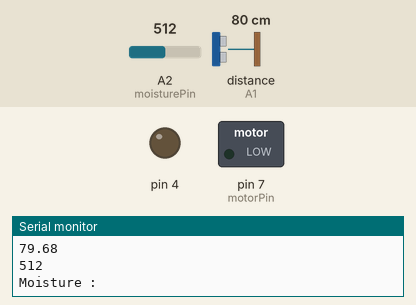
Simulated run of this sketch. Board: Arduino Uno, built with avr-gcc and run on an emulated ATmega328P. Parts: switched loads named in the sketch (green lamp = pin HIGH), output pins drawn as LEDs (lit = HIGH), the last lines printed to the serial monitor. Wiring (inferred from the names in the program): ultrasonic range finder: trigger A0; echo A1. Inputs (shaded band) come from the test bench; at power-on: A2 (moisturePin) = 512, distance to the obstacle (sensor on A1) 80 cm. The echo pulse lasts 58.3 µs per cm; pins used as bus, display or sensor lines are not drawn.

Above: at 2.2 s.
2.3 s: A2 (moisturePin) set to 682
4.2 s: A2 (moisturePin) set to 708
At 5.4 s:
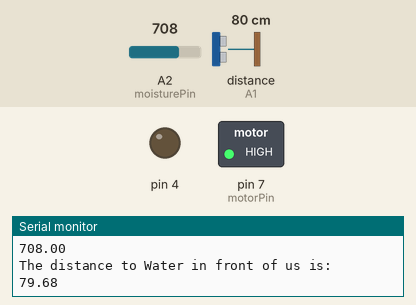
6.5 s: A2 (moisturePin) set to 690
At 7.6 s:
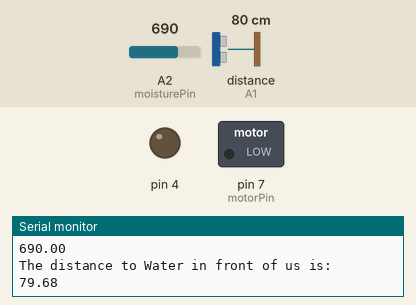
8.5 s: A2 (moisturePin) set to 710
At 9.7 s:
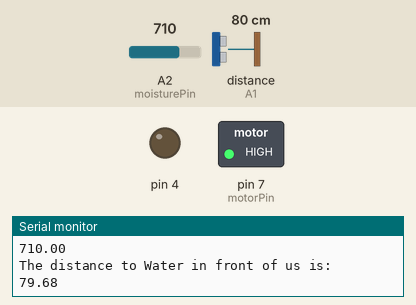
Timing chart, 0 to 11.5 s (numbered marks = the images above; inputs shaded):
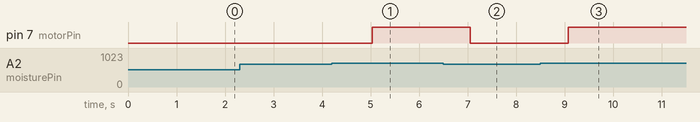

Measured:
- the behaviour switches between 699 and 700 on A2 (moisturePin) (found by bisection; images 0 and 1)
- after the input at 4.2 s, pin 7 (motorPin): LOW → HIGH after 0.83 s
- after the input at 6.5 s, pin 7 (motorPin): HIGH → LOW after 0.55 s
- after the input at 8.5 s, pin 7 (motorPin): LOW → HIGH after 0.57 s

The sketch:

PLantprojectfinal_345_.ino
```cpp
//#include <HCSR04.h>
#include <math.h>
#include <Wire.h>
//#include <rgb_lcd.h>
//rgb_lcd lcd;
const int moisturePin = A2;
const int motorPin = 7;
int outputValue;
float soilmoisture;
const int B = 4275;

const int R0 = 100000;
//const int pinTempSensor = A2;
const int colorR = 255;
const int colorG = 0;
const int colorB = 0;
const int trigPin = A0;
const int echoPin = A1;
float duration, distance;
int readSoil()
{
  soilmoisture = 0;
  delay(10);
  soilmoisture = analogRead(moisturePin);
  Serial.println(soilmoisture);
  return soilmoisture;
}
void setup()
{
  Serial.begin(9600);
  pinMode(trigPin, OUTPUT);
  pinMode(echoPin, INPUT);
  pinMode(4, OUTPUT);

  //  lcd.begin(16, 2);
  //  lcd.setRGB(colorR, colorG, colorB);
  Serial.println("Reading From Sensor ");
  pinMode(motorPin, OUTPUT);
  pinMode(soilmoisture, OUTPUT);


  delay(1000);
}
void loop()
{
  //   int a = analogRead(pinTempSensor);

  //  float R = 1023.0/a-1.0;
  //  R = R0*R;
  //
  //  float temperature = 1.0/(log(R/R0)/B+1/298.15)-273.15;
  //
  //lcd.setCursor(0, 1);
  //  lcd.println("Temp= ");
  //  lcd.print(temperature);

  digitalWrite(trigPin, LOW);
  delayMicroseconds(2);
  digitalWrite(trigPin, HIGH);
  delayMicroseconds(10);
  digitalWrite(trigPin, LOW);
  duration = pulseIn(echoPin, HIGH);
  distance = (duration * .0343) / 2;
  Serial.println("The distance to Water in front of us is: ");
  Serial.println(distance);
  delay(1000);

  outputValue = analogRead(moisturePin);
  Serial.println(outputValue);
  Serial.println("Moisture : ");
  outputValue = map(outputValue, 710, 0, 0,1000 );
  //  Serial.print(outputValue);
//  Serial.println("Moisture : ");
  //  Serial.print(outputValue);
//  Serial.println("& ");
  delay(1000);

  soilmoisture = readSoil();
  if (soilmoisture >= 700)
  {
    digitalWrite(7, HIGH);


  }
  else (digitalWrite(7, LOW));
}
```
